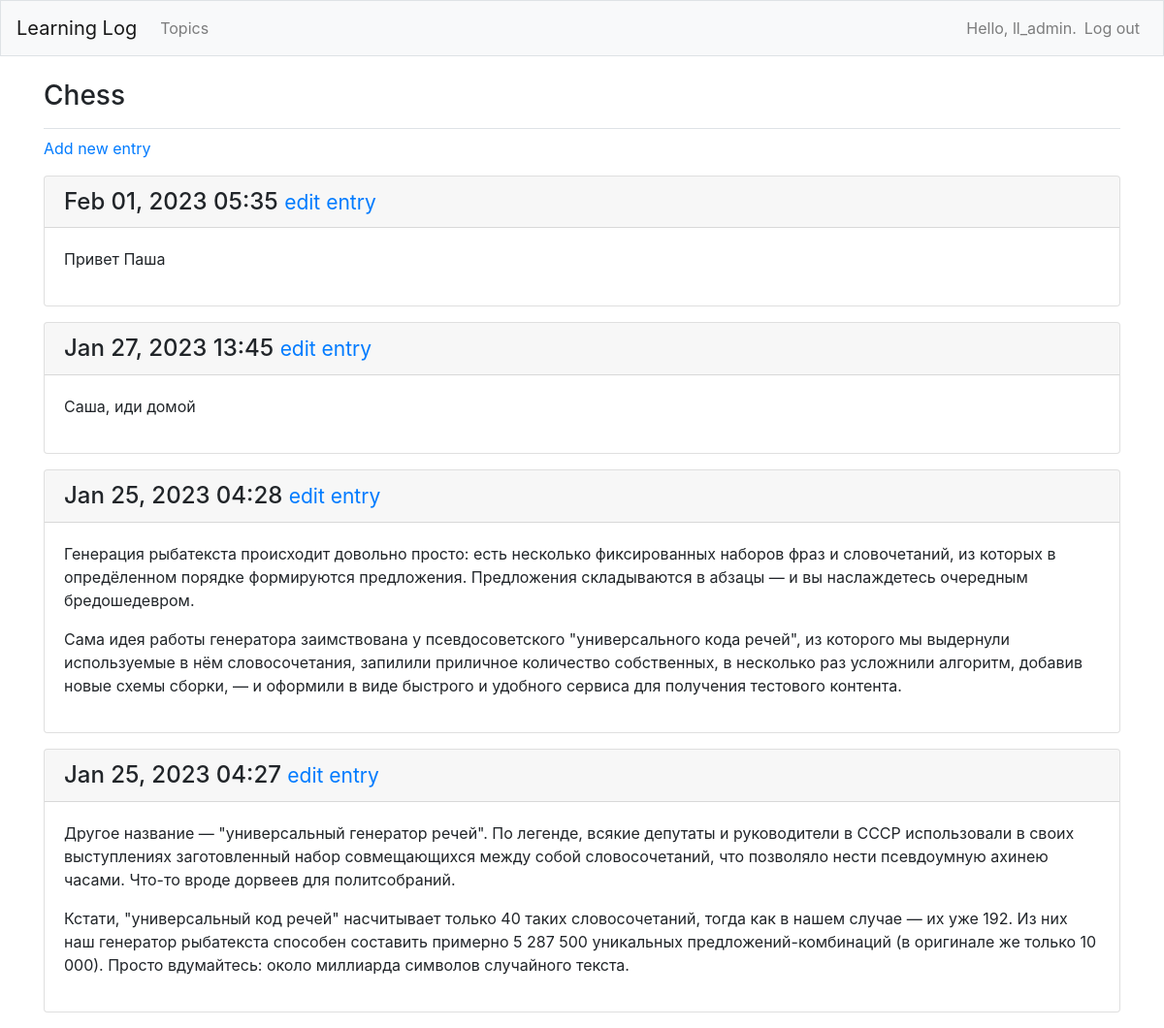
The page /topics/1/ (signed in) on the database its author committed.
### learning_logs/models.py (models this page shows, shortened)
class Topic(models.Model):
    text = models.CharField(max_length = 200)
    date_added = models.DateTimeField(auto_now_add = True)
    owner = models.ForeignKey(User, on_delete=models.CASCADE)
    def __str__(self):
        return self.text

class Entry(models.Model):
    topic = models.ForeignKey(Topic, on_delete = models.CASCADE)
    text = models.TextField()
    date_added = models.DateTimeField(auto_now_add = True)
    class Meta:
        verbose_name_plural = "entries"

### learning_logs/views.py (the view)
# urls.py: path('topics/<int:topic_id>/', views.topic, name = 'topic'),
@login_required
def topic(request, topic_id):
    topic = Topic.objects.get(id = topic_id)
    if topic.owner != request.user:
        raise Http404
    """В entries загружаются записи, связанные с данной темой, и они упорядочиваются по значению date_added: знак
     «минус» перед date_added сортирует результаты в обратном порядке, то есть самые последние записи будут находиться
    на первых местах"""
    entries = topic.entry_set.order_by('-date_added')
    context = {'topic': topic, 'entries': entries}
    return render(request, 'learning_logs/topic.html', context)

### learning_logs/templates/learning_logs/topic.html
{% extends "learning_logs/base.html" %}
{% block page_header %}
    <h3>{{ topic }}</h3>
{% endblock page_header %}
{% block content %}
    <p>
        <a href="{% url 'learning_logs:new_entry' topic.id %}">Add new entry</a>
    </p>
    {% for entry in entries %}
        <div class="card mb-3">
            <h4 class="card-header">
               {{ entry.date_added|date:'M d, Y H:i' }}
               <small><a href="{% url 'learning_logs:edit_entry' entry.id %}">edit entry</a></small>
            </h4>
            <div class="card-body">
                {{ entry.text|linebreaks }}
            </div>
        </div>
    {% empty %}
        <p>There are no entries for this topic yet.</p>
    {% endfor %}
{% endblock content %}

### learning_logs/templates/learning_logs/base.html (shortened to what this page needs)
{% load bootstrap4 %}
<!doctype html>
<html lang="en">
<head>
    {% bootstrap_css %}
</head>
<body>
    <nav class="navbar navbar-expand-md navbar-light bg-light mb-4 border">
        <a class="navbar-brand" href="{% url 'learning_logs:index'%}">Learning Log</a>
        <div class="collapse navbar-collapse" id="navbarCollapse">
            <ul class="navbar-nav mr-auto">
                <li class="nav-item">
                    <a class="nav-link" href="{% url 'learning_logs:topics'%}">Topics</a>
                </li>
            </ul>
            <ul class="navbar-nav ml-auto">
                {% if user.is_authenticated %}
                <li class="nav-item">
                    <span class="navbar-text"}">Hello, {{ user.username }}.</span>
                </li>
                <li class="nav-item">
                    <a class="nav-link" href="{% url 'users:logout' %}">Log out</a>
                </li>
                {% endif %}
            </ul>
        </div>
    </nav>
    <main role="main" class="container">
        <div class="pb-2 mb-2 border-bottom">
            {% block page_header %}{% endblock page_header %}
        </div>
        <div>
            {% block content %}{% endblock content %}
        </div>
    </main>
</body>
</html>

### rows shown on the page
Topic: text "Chess"
Entry: date_added "Feb 01, 2023 05:35", text "Привет Паша"
Entry: date_added "Jan 27, 2023 13:45", text "Саша, иди домой"
Entry: date_added "Jan 25, 2023 04:28", text "Генерация рыбатекста происходит довольно просто: есть несколько фиксированных наборов фраз и словочетаний, из которых в опредёленном порядке формируются предложения. Предложения складываются в абзацы — и вы наслаждетесь очередным бредошедевром. Сама идея работы генератора заимствована у псевдосоветского \"универсального кода речей\", из которого мы выдернули используемые в нём словосочетания, запилили приличное количество собственных, в несколько раз усложнили алгоритм, добавив новые схемы сборки, — и оформили в виде быстрого и удобного сервиса для получения тестового контента."
Entry: date_added "Jan 25, 2023 04:27", text "Другое название — \"универсальный генератор речей\". По легенде, всякие депутаты и руководители в СССР использовали в своих выступлениях заготовленный набор совмещающихся между собой словосочетаний, что позволяло нести псевдоумную ахинею часами. Что-то вроде дорвеев для политсобраний. Кстати, \"универсальный код речей\" насчитывает только 40 таких словосочетаний, тогда как в нашем случае — их уже 192. Из них наш генератор рыбатекста способен составить примерно 5 287 500 уникальных предложений-комбинаций (в оригинале же только 10 000). Просто вдумайтесь: около миллиарда символов случайного текста."

### other values the page prints
{{ user.username }} "ll_admin"
